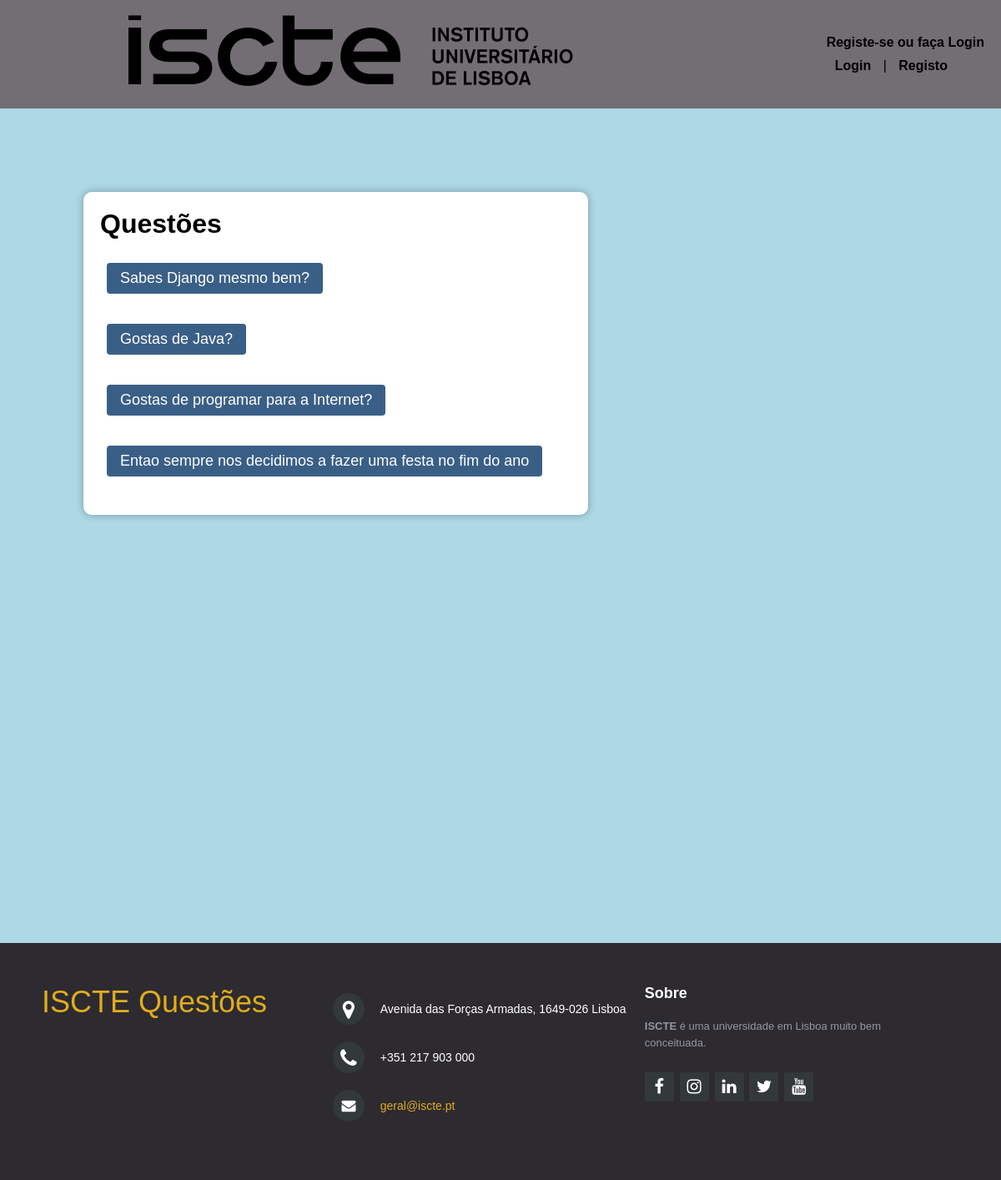
Page /votacao/ on the committed database.
### votacao/models.py (models this page shows, shortened)
class Questao(models.Model):
    questao_texto=models.CharField(max_length=200)
    pub_data=models.DateTimeField('data de publicacao')

### votacao/views.py (the view)
# urls.py: urlpatterns = [ path("", views.index, name='index'),
def index(request):
    latest_question_list =Questao.objects.order_by('-pub_data')[:5]
    total_votos = 0
    if request.user.is_authenticated:
        try:
            aluno = Aluno.objects.get(user=request.user)
            total_votos = Voto.objects.filter(aluno=aluno).count()
        except Aluno.DoesNotExist:
            pass
    context = {'latest_question_list': latest_question_list, 'total_votos': total_votos}
    return render(request, 'votacao/index.html', context)

### votacao/templates/votacao/index.html (shortened to what this page needs)
<!DOCTYPE html>
<html lang="en">
<head>
    {% load static %}
    <link rel="stylesheet" href="http://maxcdn.bootstrapcdn.com/font-awesome/4.2.0/css/font-awesome.min.css">
    <link rel="stylesheet" type="text/css" href="{% static 'votacao/style.css' %}"/>
</head>
<body>
<div class="nav-menu">
    <nav>
        {% load static %}
        <h2>
            <img src="{% static 'media/isctelogo.png' %}">
        </h2>
        <ul>
            {% if user.is_authenticated %}
            <h4>Bem Vindo, {{ user.username }}!</h4>
            <h4>Votos realizados: {{ user.aluno.opcao_set.count }}</h4>
            <li><a href="{% url 'votacao:perfil'  %}">Ver Perfil</a></li>
            |
            <li><a href="{% url 'votacao:logout' %}">Logout</a></li>
        </ul>
    </nav>
</div>
{% else %}
<h4>Registe-se ou faça Login</h4>
<li><a href="{% url 'votacao:login'  %}">Login</a></li>
|
<li><a href="{% url 'votacao:registo' %}">Registo</a></li>
</ul>
</nav>
</div>
{% endif %}
<div class="content">
    {% block content %}
    <div class="container-questions">
        <h1 class="title">Questões</h1>
        {% if latest_question_list %}
        {% for questao in latest_question_list %}
        <div class="questions-section">
            <ul class="questions-list">
                <li>
                    <a class="Questions" href="{% url 'votacao:detalhe' questao.id %}">
                        {{ questao.questao_texto }}
                    </a>
                </li>
            </ul>
        </div>
        {% endfor %}
        <br>
        {% else %}
        <p>Nao ha questoes disponiveis.</p>
        {% endif %}
    </div>
    {% endblock %}
</div>
<footer class="footer-distributed">
    <div class="footer-left">
        <h3><span>ISCTE Questões</span></h3>
    </div>
    <div class="footer-center">
        <div>
            <i class="fa fa-map-marker"></i>
            <p>Avenida das Forças Armadas, 1649-026 Lisboa</p>
        </div>
        <div>
            <i class="fa fa-phone"></i>
            <p>+351 217 903 000</p>
        </div>
        <div>
            <i class="fa fa-envelope"></i>
            <p><a href="mailto:geral@iscte.pt">geral@iscte.pt</a></p>
        </div>
    </div>
    <div class="footer-right">
        <p class="footer-company-about">
            <span>Sobre</span>
            <strong>ISCTE</strong> é uma universidade em Lisboa muito bem conceituada.
        </p>
        <div class="footer-icons">
            <a href="https://www.facebook.com/ISCTEIUL"><i class="fa fa-facebook"></i></a>
            <a href="https://www.instagram.com/iscte_iul/"><i class="fa fa-instagram"></i></a>
            <a href="https://www.linkedin.com/school/iscte/?originalSubdomain=pt"><i class="fa fa-linkedin"></i></a>
            <a href="https://twitter.com/iscteiul"><i class="fa fa-twitter"></i></a>
            <a href="https://www.youtube.com/user/iultv"><i class="fa fa-youtube"></i></a>
        </div>
    </div>
</footer>
</body>
</html>

### votacao/static/votacao/style.css (style rules this page uses)
* { padding: 0; margin: 0; box-sizing: border-box; font-family: 'Josefin Sans', sans-serif;< }
.nav-menu { padding-bottom: 30px; width: 100%; background-color: #726E73 }
nav ul li { list-style-type: none; display: inline-block; padding: 10px 20px; }
nav ul li a { color: black; text-decoration: none; font-weight: bold; }
nav { display: flex; align-items: center; justify-content: space-between; padding-top: 40px; padding-left: 10%; padding-right: 20px; }
nav ul li { list-style-type: none; display: inline-block; padding: 10px; }
h2 { font-size: 1.5em; height: 60px; text-align: center; display: flex; align-items: center; padding-bottom: 20px; }
img { position: relative; }
.content { background-color: #ADD8E6; height: 1000px; padding-top: 100px; padding-left: 100px; display: center; }
.container-questions { max-width:55%; background-color: #ffffff; border-radius: 10px; box-shadow: 0 0 10px rgba(0, 0, 0, 0.3); }
.Questions { font-family: 'Arial', sans-serif; font-size: 18px; color: #ffffff; text-decoration: none; padding: 8px 16px; border-radius: 4px; background-color: #3a5f87; margin: 8px; display: inline-block; transition: all 0.3s ease; }
.questions-list { margin-top: 20px; margin-bottom: 20px; margin-left: 20px; list-style-type: none; }
.title { padding-top: 20px; padding-left: 20px; }
.footer-distributed { background-color: #2d2a30; box-sizing: border-box; width: 100%; text-align: left; font: bold 16px sans-serif; padding: 50px 50px 60px 50px; margin-top: 80px; }
.footer-distributed .footer-left, .footer-distributed .footer-center, .footer-distributed .footer-right { display: inline-block; vertical-align: top; }
.footer-distributed .footer-left { width: 30%; }
.footer-distributed h3 { color: #ffffff; font: normal 36px 'Cookie', cursive; margin: 0; }
.footer-distributed h3 span { color: #e0ac1c; }
.footer-distributed { color: #8f9296; font-size: 14px; font-weight: normal; margin: 0; }
.footer-distributed .footer-center { width: 35%; }
.footer-distributed .footer-center i { background-color: #33383b; color: #ffffff; font-size: 25px; width: 38px; height: 38px; border-radius: 50%; text-align: center; line-height: 42px; margin: 10px 15px; vertical-align: middle; }
.footer-distributed .footer-center i.fa-envelope { font-size: 17px; line-height: 38px; }
.footer-distributed .footer-center p { display: inline-block; color: #ffffff; vertical-align: middle; margin: 0; }
.footer-distributed .footer-center p a { color: #e0ac1c; text-decoration: none; ; }
.footer-distributed .footer-right { width: 30%; }
.footer-distributed .footer-company-about { line-height: 20px; color: #92999f; font-size: 13px; font-weight: normal; margin: 0; }
.footer-distributed .footer-company-about span { display: block; color: #ffffff; font-size: 18px; font-weight: bold; margin-bottom: 20px; }
.footer-distributed .footer-icons { margin-top: 25px; }
.footer-distributed .footer-icons a { display: inline-block; width: 35px; height: 35px; cursor: pointer; background-color: #33383b; border-radius: 2px; font-size: 20px; color: #ffffff; text-align: center; line-height: 35px; margin-right: 3px; margin-bottom: 5px; }

### rows in the picture
Questao: questao_texto "Sabes Django mesmo bem?"
Questao: questao_texto "Gostas de Java?"
Questao: questao_texto "Gostas de programar para a Internet?"
Questao: questao_texto "Entao sempre nos decidimos a fazer uma festa no fim do ano"
